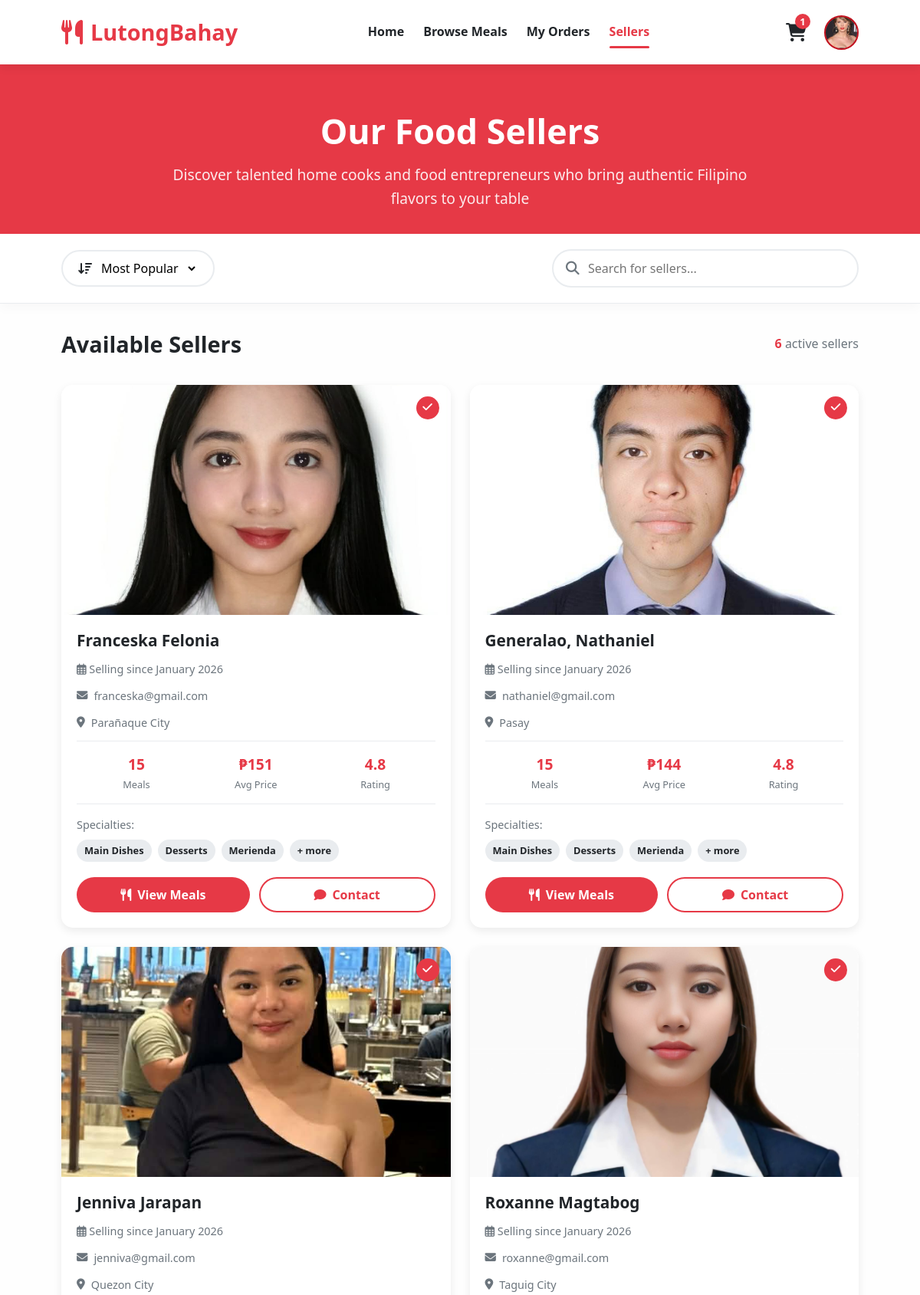
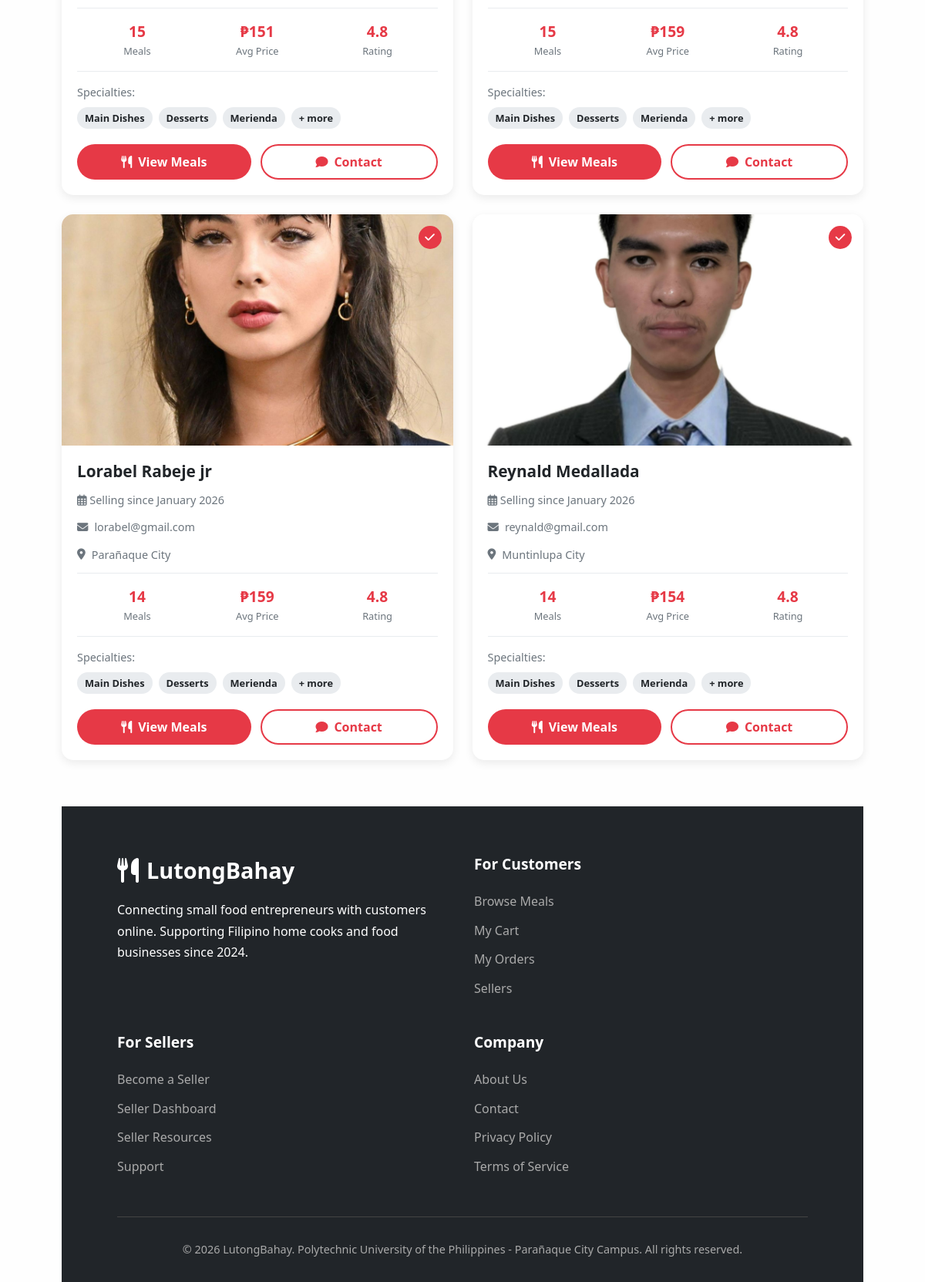
The page /sellers.php (signed in) on the database its author committed (2 pictures, top to bottom).
### tables this page shows
CREATE TABLE `customer` (
  `CustomerID` int NOT NULL AUTO_INCREMENT,
  `Username` varchar(50) NOT NULL,
  `Email` varchar(150) NOT NULL,
  `Password` varchar(255) NOT NULL,
  `FullName` varchar(100) NOT NULL,
  `ContactNo` varchar(20) DEFAULT NULL,
  `Address` varchar(255) DEFAULT NULL,
  `ImagePath` varchar(500) DEFAULT NULL,
  `CreatedAt` timestamp NULL DEFAULT CURRENT_TIMESTAMP,
  PRIMARY KEY (`CustomerID`),
  UNIQUE KEY `Username` (`Username`),
  UNIQUE KEY `Email` (`Email`)
);

CREATE TABLE `seller` (
  `SellerID` int NOT NULL AUTO_INCREMENT,
  `Username` varchar(50) NOT NULL,
  `Email` varchar(150) NOT NULL,
  `Password` varchar(255) NOT NULL,
  `FullName` varchar(100) NOT NULL,
  `ContactNo` varchar(20) DEFAULT NULL,
  `Address` varchar(255) DEFAULT NULL,
  `ImagePath` varchar(500) DEFAULT NULL,
  `CreatedAt` timestamp NULL DEFAULT CURRENT_TIMESTAMP,
  PRIMARY KEY (`SellerID`),
  UNIQUE KEY `Username` (`Username`),
  UNIQUE KEY `Email` (`Email`)
);

### sellers.php (the view, shortened to what this page needs)
<?php
$servername = "localhost";
$username = "root";
$password = "1019";
$dbname = "lutongbahay_db";
$port = 3306;
$conn = new mysqli($servername, $username, $password, $dbname, $port);
$user_id = $_SESSION['user_id'];
$user_sql = "SELECT * FROM Customer WHERE CustomerID = ?";
$stmt = $conn->prepare($user_sql);
$stmt->bind_param("i", $user_id);
$stmt->execute();
$user_result = $stmt->get_result();
$user = $user_result->fetch_assoc();
$search = isset($_GET['search']) ? trim($_GET['search']) : '';
$sort = isset($_GET['sort']) ? $_GET['sort'] : 'popular';
$sellers_sql = "SELECT s.*,
                COUNT(DISTINCT m.MealID) as meal_count,
                AVG(m.Price) as avg_price
                FROM Seller s
                LEFT JOIN Meal m ON s.SellerID = m.SellerID
                WHERE m.Availability = 'Available'";
$params = [];
$types = "";
$sellers_sql .= " GROUP BY s.SellerID";
switch($sort) {
    case 'popular':
    default:
        $sellers_sql .= " ORDER BY meal_count DESC, s.FullName ASC";
        break;
}
$sellers = [];
$result = null;
if (!empty($params)) {
    $stmt = $conn->prepare($sellers_sql);
    if ($stmt === false) {
        die("Prepare failed: " . $conn->error);
    }
    $stmt->bind_param($types, ...$params);
    $stmt->execute();
    $result = $stmt->get_result();
    $stmt->close();
} else {
    $result = $conn->query($sellers_sql);
}
if ($result && $result->num_rows > 0) {
    while($seller = $result->fetch_assoc()) {
        $seller_id = $seller['SellerID'];
        $categories_sql = "SELECT DISTINCT Category FROM Meal
                          WHERE SellerID = ? AND Availability = 'Available'
                          AND Category IS NOT NULL AND Category != ''
                          LIMIT 3";
        $cat_stmt = $conn->prepare($categories_sql);
        $cat_stmt->bind_param("i", $seller_id);
        $cat_stmt->execute();
        $cat_result = $cat_stmt->get_result();
        $categories = [];
        if ($cat_result && $cat_result->num_rows > 0) {
            while($cat = $cat_result->fetch_assoc()) {
                $categories[] = $cat['Category'];
            }
        }
        $seller['categories'] = $categories;
        $sellers[] = $seller;
    }
}
$cart_count = 0;
$cart_sql = "SELECT COUNT(*) as cart_count FROM Cart WHERE CustomerID = ?";
$cart_stmt = $conn->prepare($cart_sql);
$cart_stmt->bind_param("i", $user_id);
$cart_stmt->execute();
$cart_result = $cart_stmt->get_result();
if ($cart_result) {
    $cart_data = $cart_result->fetch_assoc();
    $cart_count = $cart_data['cart_count'] ?: 0;
}
?>
<!DOCTYPE html>
<html lang="en">
<head>
    <link rel="stylesheet" href="https://cdnjs.cloudflare.com/ajax/libs/font-awesome/6.4.0/css/all.min.css">
</head>
<body>
    <header>
        <div class="container">
            <div class="nav-container">
                <a href="homepage.php" class="logo">
                    <i class="fas fa-utensils"></i>
                    LutongBahay
                </a>
                <div class="nav-links">
                    <a href="homepage.php">Home</a>
                    <a href="browse-meals.php">Browse Meals</a>
                    <a href="orders.php">My Orders</a>
                    <a href="sellers.php" class="active">Sellers</a>
                </div>
                <div class="user-actions">
                    <a href="cart.php" class="cart-icon-link">
                        <div class="cart-icon">
                            <i class="fas fa-shopping-cart"></i>
                            <span class="cart-count" id="cartCount"><?php echo $cart_count; ?></span>
                        </div>
                    </a>
                    <div class="profile-dropdown">
                        <div class="user-profile" id="profileToggle">
                            <?php
                            if (!empty($user['ImagePath']) && file_exists($user['ImagePath'])):
                            ?>
                                <img src="<?php echo htmlspecialchars($user['ImagePath']); ?>" alt="Profile" style="width: 100%; height: 100%; object-fit: cover;">
                            <?php else: ?>
                                <?php echo strtoupper(substr($user['FullName'], 0, 1)); ?>
                            <?php endif; ?>
                        </div>
                    </div>
                </div>
            </div>
        </div>
    </header>
    <section class="hero-section">
        <div class="container">
            <div class="hero-content">
                <h1 class="hero-title">Our Food Sellers</h1>
                <p class="hero-subtitle">Discover talented home cooks and food entrepreneurs who bring authentic Filipino flavors to your table</p>
            </div>
        </div>
    </section>
    <section class="sellers-controls">
        <div class="container">
            <div class="controls-container">
                <div class="sort-select">
                    <i class="fas fa-sort-amount-down"></i>
                    <select id="sortSelect" style="border: none; cursor: pointer; outline: none; background: transparent;">
                        <option value="popular" <?php echo ($sort == 'popular') ? 'selected' : ''; ?>>Most Popular</option>
                    </select>
                </div>
                <form method="GET" action="sellers.php" class="search-box-sellers" id="searchForm">
                    <i class="fas fa-search"></i>
                    <input type="text" name="search" id="searchInput" placeholder="Search for sellers..." value="<?php echo htmlspecialchars($search); ?>">
                </form>
            </div>
        </div>
    </section>
    <section class="container">
        <div class="sellers-container">
            <div class="sellers-header">
                <h2>Available Sellers</h2>
                <div class="sellers-count">
                    <?php if (!empty($search)): ?>
                        Showing <span style="color: var(--primary); font-weight: 600;"><?php echo count($sellers); ?></span> results for "<?php echo htmlspecialchars($search); ?>"
                    <?php else: ?>
                        <span style="color: var(--primary); font-weight: 600;"><?php echo count($sellers); ?></span> active sellers
                    <?php endif; ?>
                </div>
            </div>
            <div class="sellers-grid" id="sellersGrid">
                <?php if (count($sellers) > 0): ?>
                    <?php foreach ($sellers as $seller): ?>
                        <?php
                        $join_date = date('F Y', strtotime($seller['CreatedAt']));
                        $seller_initial = strtoupper(substr($seller['FullName'], 0, 1));
                        ?>
                        <div class="seller-card">
                            <div class="seller-image">
                                <?php if (!empty($seller['ImagePath'])): ?>
                                    <img src="<?php echo htmlspecialchars($seller['ImagePath']); ?>" alt="<?php echo htmlspecialchars($seller['FullName']); ?>">
                                <?php else: ?>
                                    <div style="width: 100%; height: 100%; background: linear-gradient(135deg, var(--primary) 0%, var(--secondary) 100%); display: flex; justify-content: center; align-items: center; color: white; font-size: 4rem; font-weight: 700;">
                                        <?php echo $seller_initial; ?>
                                    </div>
                                <?php endif; ?>
                                <div class="seller-verified" title="Verified Seller">
                                    <i class="fas fa-check"></i>
                                </div>
                            </div>
                            <div class="seller-info">
                                <div class="seller-header">
                                    <h3 class="seller-name"><?php echo htmlspecialchars($seller['FullName']); ?></h3>
                                </div>
                                <div class="seller-since">
                                    <i class="far fa-calendar-alt"></i> Selling since <?php echo $join_date; ?>
                                </div>
                                <div class="seller-email">
                                    <i class="fas fa-envelope"></i>
                                    <?php echo htmlspecialchars($seller['Email']); ?>
                                </div>
                                <?php if (!empty($seller['Address'])): ?>
                                <div class="seller-location">
                                    <i class="fas fa-map-marker-alt"></i>
                                    <?php echo htmlspecialchars(substr($seller['Address'], 0, 50)); ?>
                                </div>
                                <?php endif; ?>
                                <div class="seller-stats">
                                    <div class="seller-stat">
                                        <span class="value"><?php echo $seller['meal_count'] ?: 0; ?></span>
                                        <span class="label">Meals</span>
                                    </div>
                                    <div class="seller-stat">
                                        <span class="value">₱<?php echo number_format($seller['avg_price'] ?: 0, 0); ?></span>
                                        <span class="label">Avg Price</span>
                                    </div>
                                    <div class="seller-stat">
                                        <span class="value">4.8</span>
                                        <span class="label">Rating</span>
                                    </div>
                                </div>
                                <?php if (!empty($seller['categories'])): ?>
                                <div class="seller-categories">
                                    <div class="categories-label">Specialties:</div>
                                    <div class="categories-list">
                                        <?php foreach ($seller['categories'] as $category): ?>
                                            <span class="category-tag"><?php echo htmlspecialchars($category); ?></span>
                                        <?php endforeach; ?>
                                        <?php if (count($seller['categories']) >= 3): ?>
                                            <span class="category-tag">+ more</span>
                                        <?php endif; ?>
                                    </div>
                                </div>
                                <?php endif; ?>
                                <div class="seller-actions">
                                    <button class="btn btn-primary" onclick="viewSellerMeals(<?php echo $seller['SellerID']; ?>, '<?php echo addslashes($seller['FullName']); ?>')">
                                        <i class="fas fa-utensils"></i> View Meals
                                    </button>
                                    <button class="btn btn-outline">
    <i class="fas fa-comment"></i> Contact
</button>
                                </div>
                            </div>
                        </div>
                    <?php endforeach; ?>
                <?php endif; ?>
            </div>
        </div>
    <footer>
        <div class="container">
            <div class="footer-content">
                <div>
                    <div class="footer-logo">
                        <i class="fas fa-utensils"></i>
                        LutongBahay
                    </div>
                    <p>Connecting small food entrepreneurs with customers online. Supporting Filipino home cooks and food businesses since 2024.</p>
                </div>
                <div class="footer-links">
                    <h3>For Customers</h3>
                    <ul>
                        <li><a href="browse-meals.php">Browse Meals</a></li>
                        <li><a href="cart.php">My Cart</a></li>
                        <li><a href="orders.php">My Orders</a></li>
                        <li><a href="sellers.php" class="active">Sellers</a></li>
                    </ul>
                </div>
                <div class="footer-links">
                    <h3>For Sellers</h3>
                    <ul>
                        <li><a href="become-seller.php">Become a Seller</a></li>
                        <li><a href="seller-dashboard.php">Seller Dashboard</a></li>
                        <li><a href="seller-resources.php">Seller Resources</a></li>
                        <li><a href="seller-support.php">Support</a></li>
                    </ul>
                </div>
                <div class="footer-links">
                    <h3>Company</h3>
                    <ul>
                        <li><a href="about.php">About Us</a></li>
                        <li><a href="contact.php">Contact</a></li>
                        <li><a href="privacy.php">Privacy Policy</a></li>
                        <li><a href="terms.php">Terms of Service</a></li>
                    </ul>
                </div>
            </div>
            <div class="copyright">
                &copy; 2026 LutongBahay. Polytechnic University of the Philippines - Parañaque City Campus. All rights reserved.
            </div>
        </div>
    </footer>
</body>
</html>

### rows shown on the page
customer: ImagePath (picture)
seller: ImagePath (picture), FullName "Franceska Felonia", CreatedAt "January 2026", Email "franceska@gmail.com", Address "Parañaque City", meal_count "15", avg_price "151", category "Main Dishes", category "Desserts", category "Merienda"
seller: ImagePath (picture), FullName "Generalao, Nathaniel", CreatedAt "January 2026", Email "nathaniel@gmail.com", Address "Pasay", meal_count "15", avg_price "144", category "Main Dishes", category "Desserts", category "Merienda"
seller: ImagePath (picture), FullName "Jenniva Jarapan", CreatedAt "January 2026", Email "jenniva@gmail.com", Address "Quezon City", meal_count "15", avg_price "151", category "Main Dishes", category "Desserts", category "Merienda"
seller: ImagePath (picture), FullName "Roxanne Magtabog", CreatedAt "January 2026", Email "roxanne@gmail.com", Address "Taguig City", meal_count "15", avg_price "159", category "Main Dishes", category "Desserts", category "Merienda"
seller: ImagePath (picture), FullName "Lorabel Rabeje jr", CreatedAt "January 2026", Email "lorabel@gmail.com", Address "Parañaque City", meal_count "14", avg_price "159", category "Main Dishes", category "Desserts", category "Merienda"
seller: ImagePath (picture), FullName "Reynald Medallada", CreatedAt "January 2026", Email "reynald@gmail.com", Address "Muntinlupa City", meal_count "14", avg_price "154", category "Main Dishes", category "Desserts", category "Merienda"

### other values the page prints
$cart_count "1"
count($sellers) "6"
